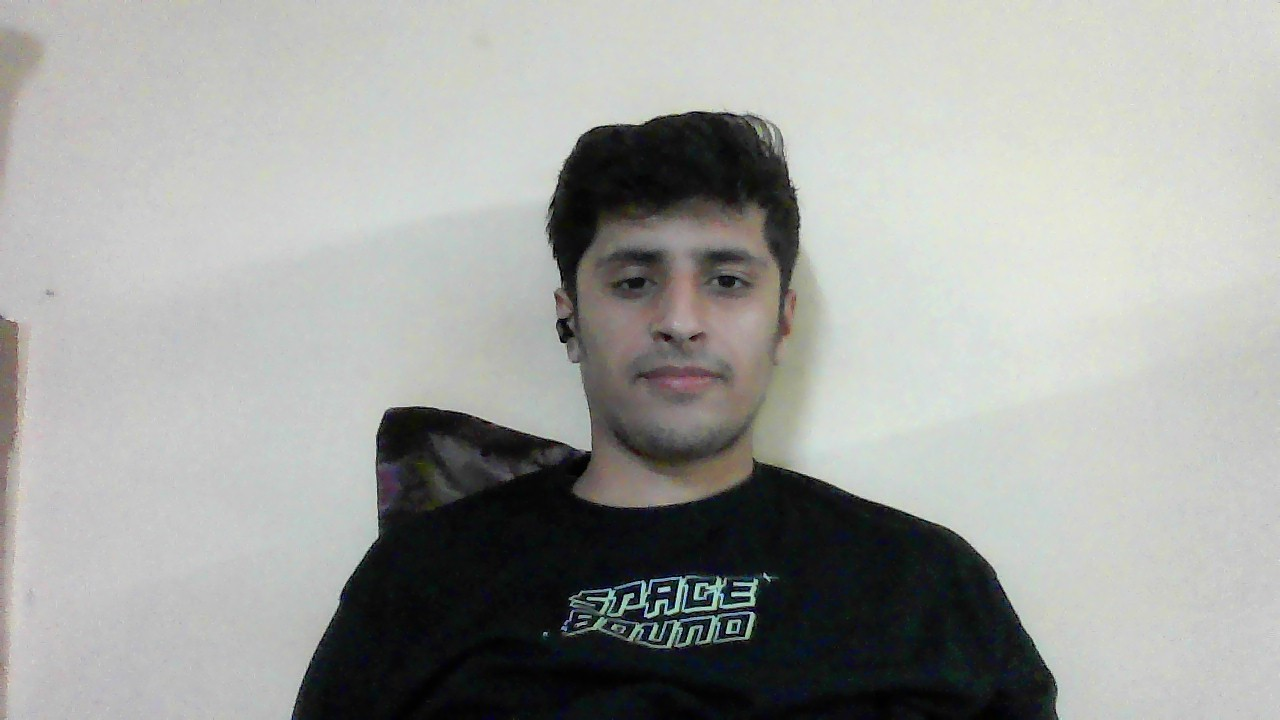
#> input picture TestImages/adi.jpg, 1280 x 720 px, given in place of the camera
$ python face_maker.py
#> lines starting #> are read from the running program, lines starting #| are printed output that depends on the picture
import cv2
import os

# Function to adjust brightness and contrast of an image
def adjust_brightness_contrast(image, brightness=0, contrast=0):
    if brightness != 0:
        if brightness > 0:
            shadow = brightness
            highlight = 255
        else:
            shadow = 0
            highlight = 255 + brightness
        alpha_b = (highlight - shadow) / 255
        gamma_b = shadow

        buf = cv2.addWeighted(image, alpha_b, image, 0, gamma_b)

    else:
        buf = image.copy()

    if contrast != 0:
        f = 131 * (contrast + 127) / (127 * (131 - contrast))
        alpha_c = f
        gamma_c = 127 * (1 - f)

        buf = cv2.addWeighted(buf, alpha_c, buf, 0, gamma_c)

    return buf

# Function to capture images from different angles with varying brightness and contrast
def capture_images(output_dir, num_images_per_angle):
    # Initialize camera capture
#> called with num_images_per_angle = 10
    cap = cv2.VideoCapture(0)
    angle = 0  # Initial angle

    brightness_levels = range(50, -51, -1)  # From high to low brightness

    for brightness in brightness_levels:
        count = 0  # Initialize count for captured images

        while count < num_images_per_angle:
            ret, frame = cap.read()  # Capture frame-by-frame

            # Convert frame to grayscale for face detection
            gray = cv2.cvtColor(frame, cv2.COLOR_BGR2GRAY)

            # Adjust brightness and contrast
            frame = adjust_brightness_contrast(frame, brightness=brightness, contrast=30)  # Adjust contrast here

            # Use a pre-trained face detection model to detect faces
            face_cascade = cv2.CascadeClassifier(
                'C:\\Users\\poona\\Downloads\\FaceRecognition-master\\FaceRecognition-master\\templates\\HaarCascade\\haarcascade_frontalface_default.xml')

            faces = face_cascade.detectMultiScale(gray, scaleFactor=1.1, minNeighbors=5, minSize=(30, 30))

            for (x, y, w, h) in faces:
                # Draw rectangle around detected face
                cv2.rectangle(frame, (x, y), (x+w, y+h), (255, 0, 0), 2)

                # Capture images from the current angle
                filename = f"angle_{angle}brightness{brightness}image{count}.jpg"
                filepath = os.path.join(output_dir, filename)
                cv2.imwrite(filepath, frame[y:y+h, x:x+w])
                print(f"Image {count + 1} captured from angle {angle} with brightness {brightness}")
                count += 1

            # Display the captured frame with detected face
            cv2.imshow('Capture Images', frame)

            # Break the loop if 'q' is pressed
            if cv2.waitKey(1) & 0xFF == ord('q'):
                break

        angle += 1
#> this loop made 9 passes
#> (printed output is left out)
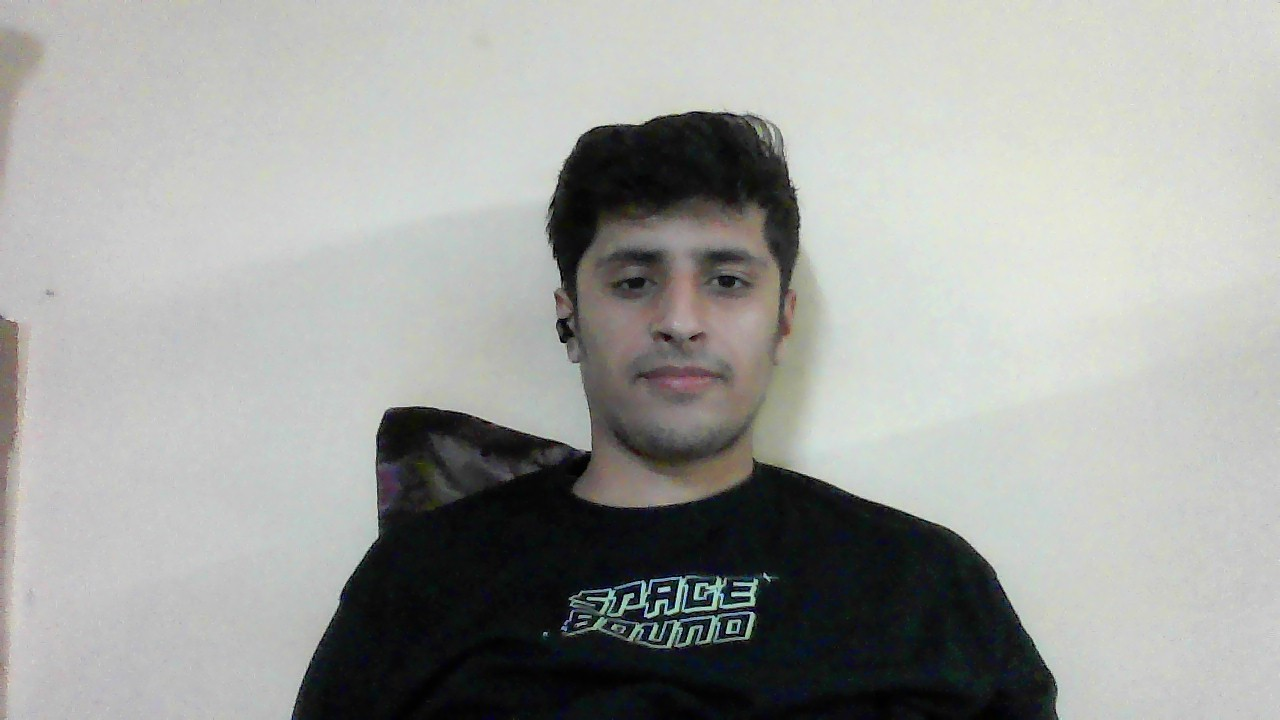
#> input picture TestImages/adi.jpg, 1280 x 720 px, given in place of the camera
#> pass 1, in adjust_brightness_contrast, `buf = cv2.addWeighted(image, alpha_b, image, 0, gamma_b)`:
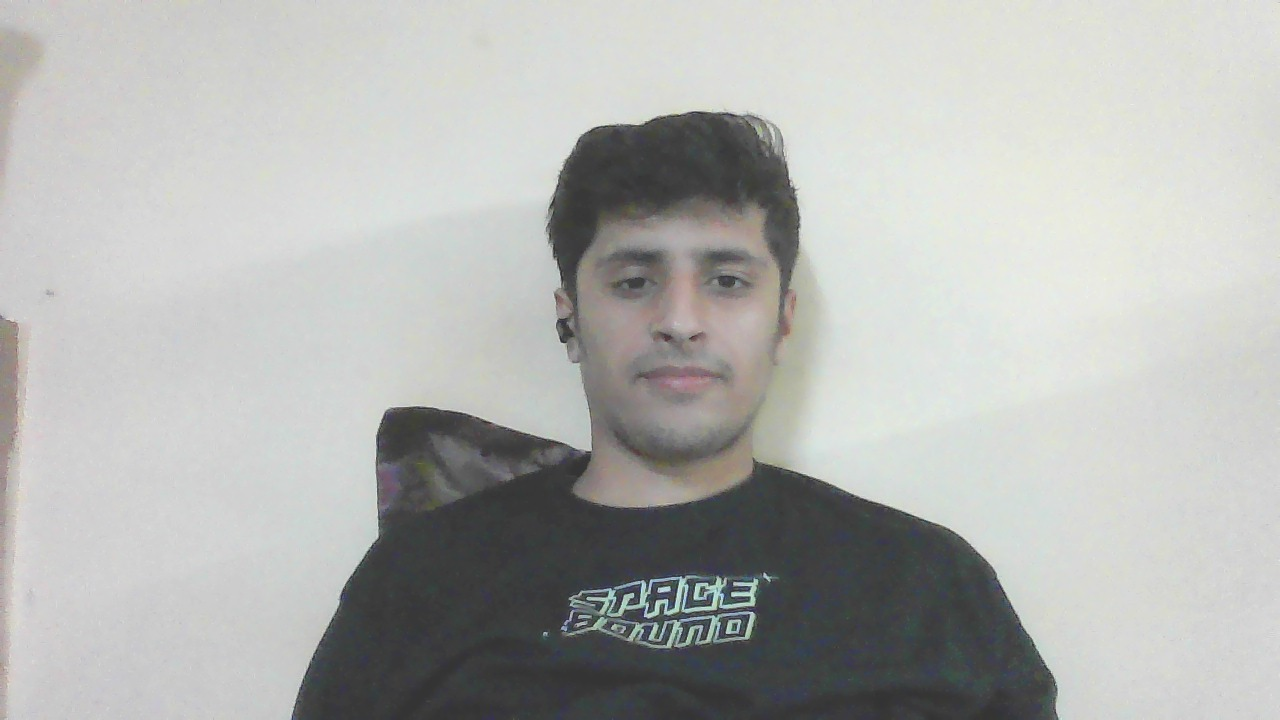
#> buf: shape (720, 1280, 3); mean B, G, R 177.2, 179.7, 178.5
#> pass 1, in adjust_brightness_contrast, `buf = cv2.addWeighted(buf, alpha_c, buf, 0, gamma_c)`:
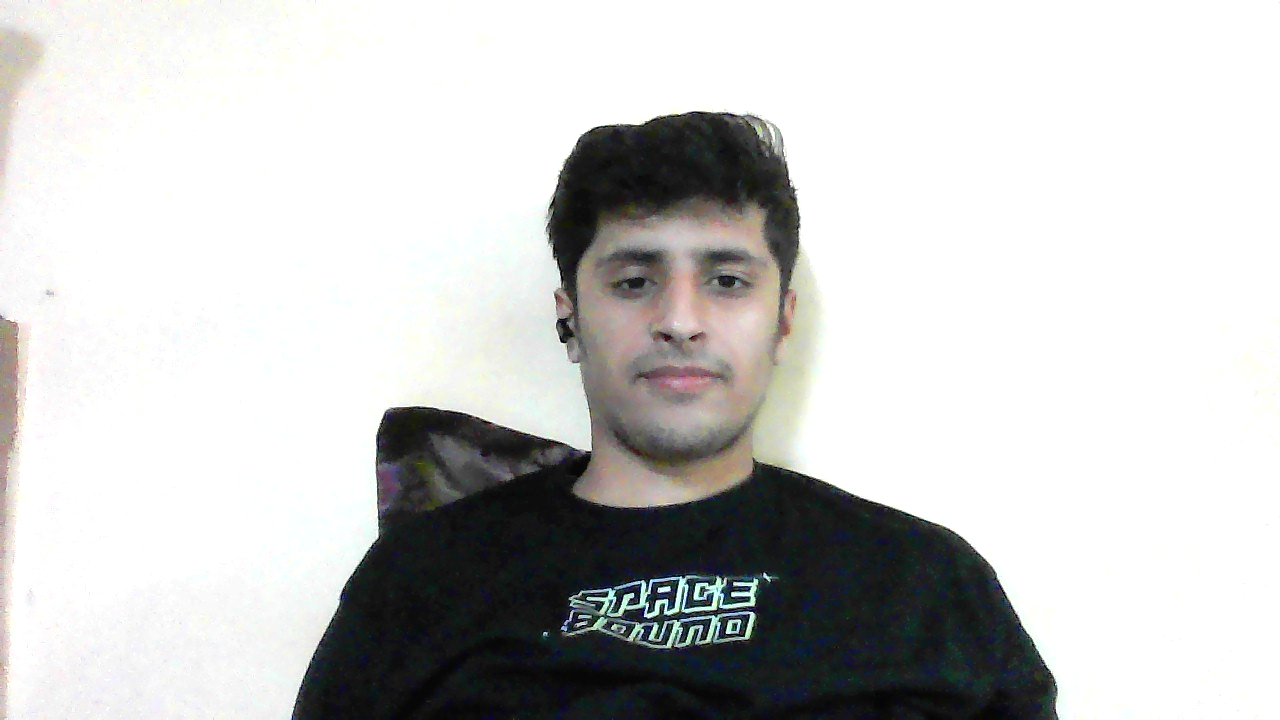
#> buf: shape (720, 1280, 3); mean B, G, R 199.6, 200.4, 200.3
#> pass 1, in capture_images, `cv2.imwrite(filepath, frame[y:y+h, x:x+w])`:
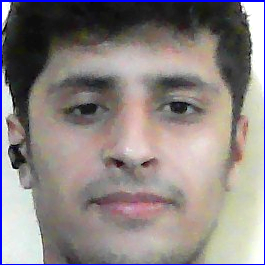
#> saved as angle_0brightness50image0.jpg: shape (265, 265, 3); mean B, G, R 131.3, 132.4, 140.4
#> pass 1, in capture_images, `cv2.imshow('Capture Images', frame)`:
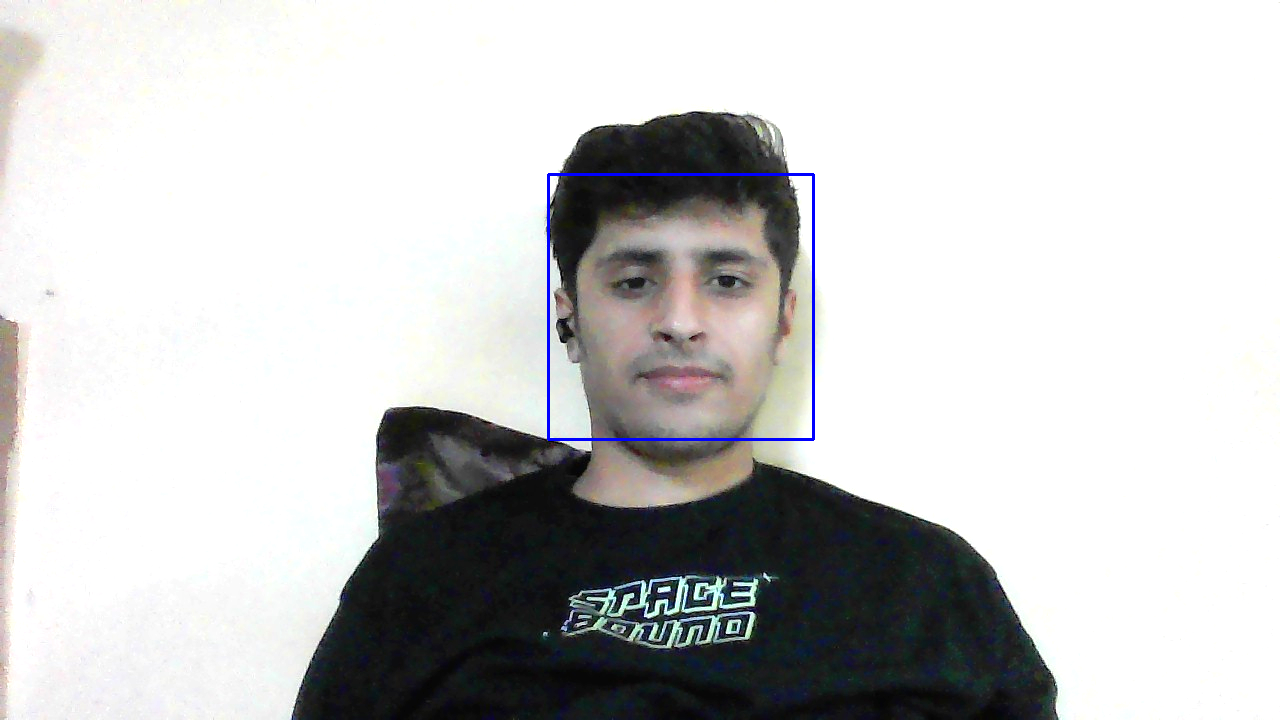
#> window 'Capture Images': shape (720, 1280, 3); mean B, G, R 199.9, 199.8, 199.7
#> after the loop, angle = 8

    # Release the capture
    cap.release()
    cv2.destroyAllWindows()

# Path to store captured images
output_dir = "C:\\Users\\poona\\Downloads\\FaceRecognition-master\\FaceRecognition-master\\templates\\trainingImages\\2"

# Number of images to capture from each angle
num_images_per_angle = 10

# Create directory to store captured images
os.makedirs(output_dir, exist_ok=True)

# Capture images from various angles with varying brightness and contrast
capture_images(output_dir, num_images_per_angle)

$ run again, on TestImages/vasu.jpg
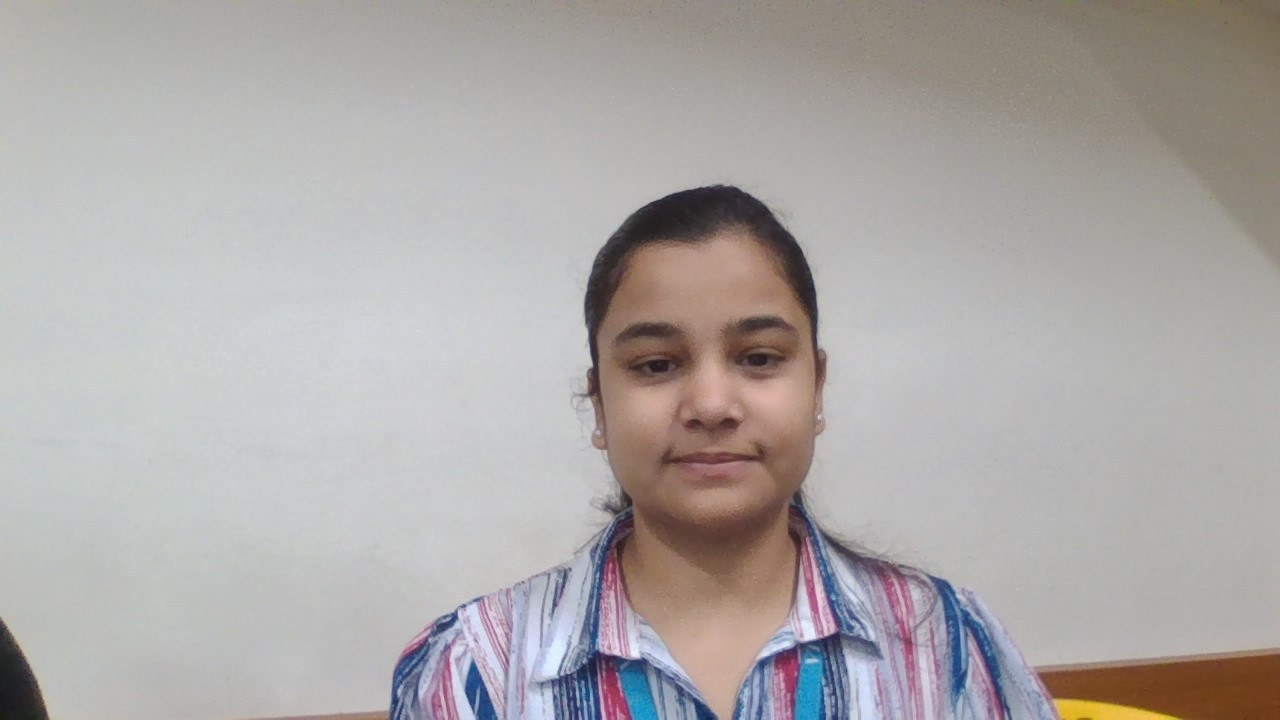
#> input picture TestImages/vasu.jpg, 1280 x 720 px, given in place of the camera
#> the loop in capture_images, `for brightness in brightness_levels:` made 9 passes
#> (printed output is left out)
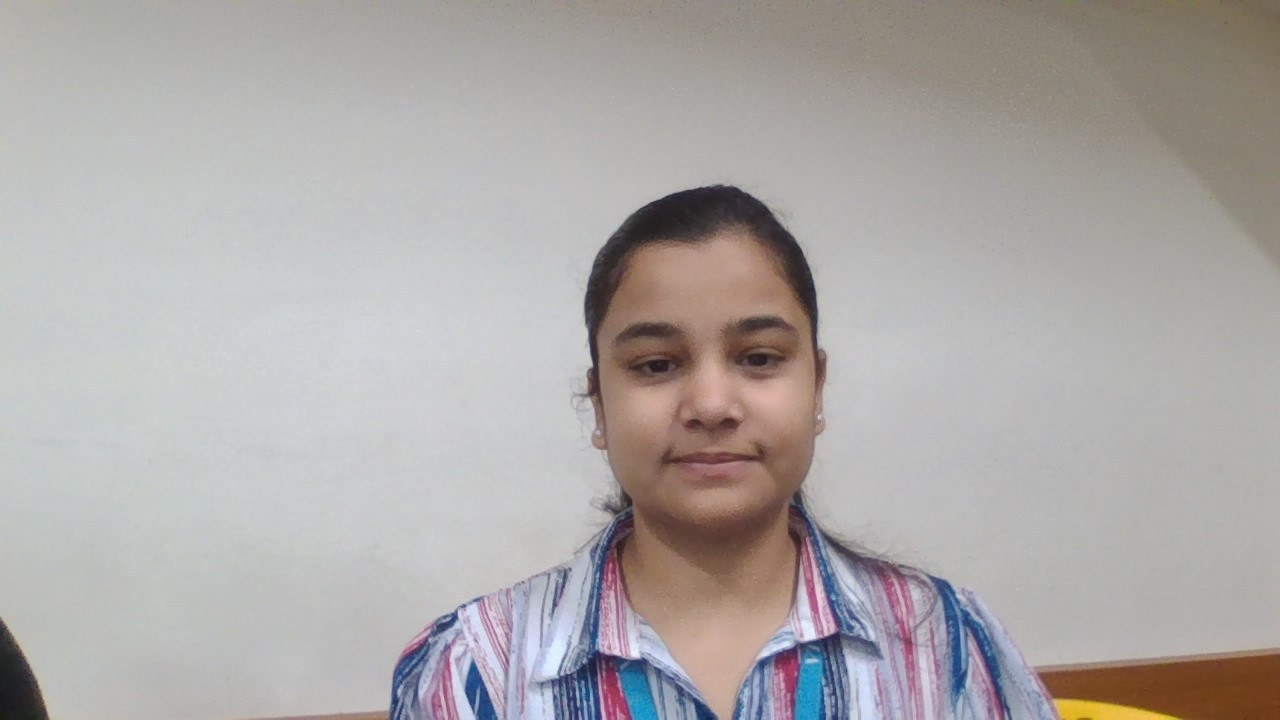
#> input picture TestImages/vasu.jpg, 1280 x 720 px, given in place of the camera
#> pass 1, in capture_images, `cv2.imshow('Capture Images', frame)`:
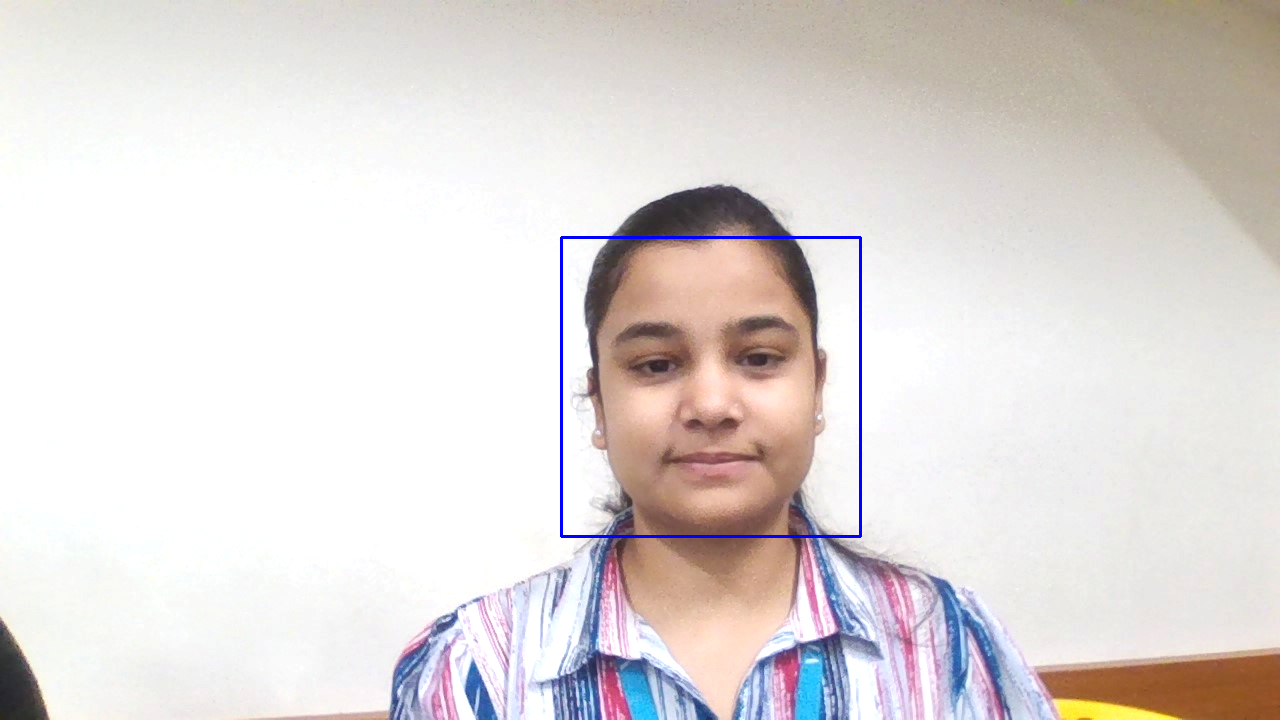
#> window 'Capture Images': shape (720, 1280, 3); mean B, G, R 216.9, 218.2, 224.2
#> after the loop in capture_images, `for brightness in brightness_levels:`:
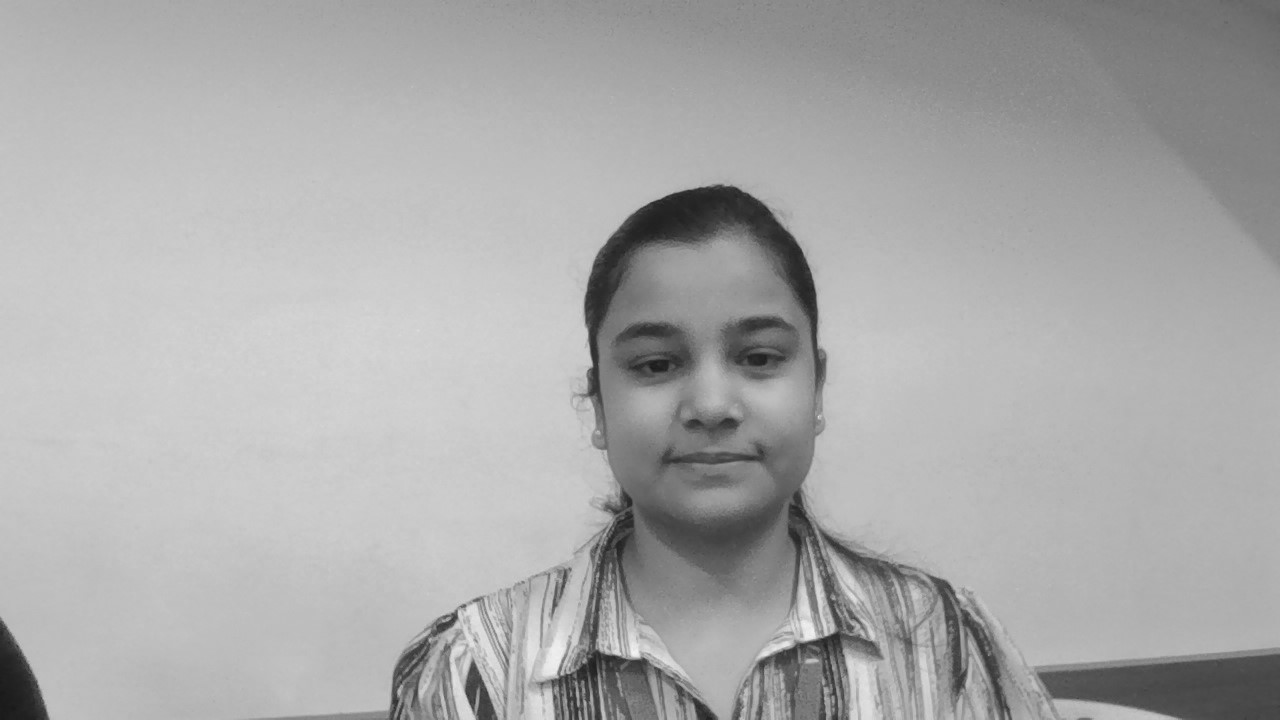
#> gray: shape (720, 1280); min 25, max 245, mean 170.2
#> after the loop in capture_images, `for brightness in brightness_levels:`: angle = 8
